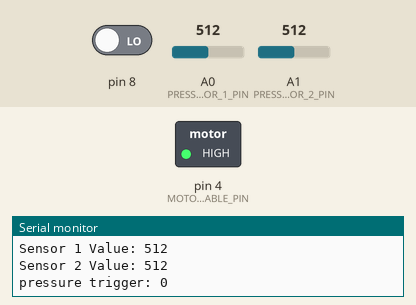
Bench run of a sketch on a simulated Arduino Uno, built with avr-gcc and run on an emulated ATmega328P. Parts: switched loads named in the sketch (green lamp = pin HIGH), the last lines printed to the serial monitor. Inputs (shaded band) come from the test bench; at power-on: A0 (PRESSURE_SENSOR_1_PIN) = 512, A1 (PRESSURE_SENSOR_2_PIN) = 512, pin 8 LOW.

Above: at 1.2 s.
1.3 s: A0 (PRESSURE_SENSOR_1_PIN) set to 636
4.3 s: A0 (PRESSURE_SENSOR_1_PIN) set to 659
At 5.2 s:
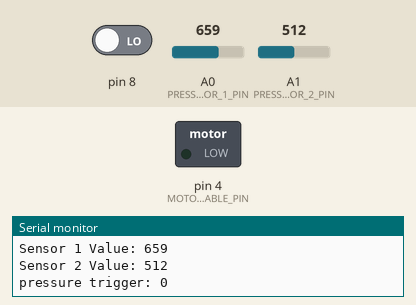
5.8 s: A1 (PRESSURE_SENSOR_2_PIN) set to 104
8.8 s: A1 (PRESSURE_SENSOR_2_PIN) set to 91
10.3 s: A0 (PRESSURE_SENSOR_1_PIN) set to 640
At 10.7 s:
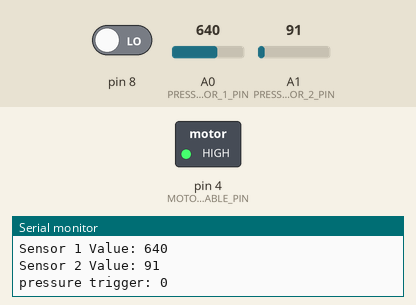
11.8 s: A0 (PRESSURE_SENSOR_1_PIN) set to 660
At 12.4 s:
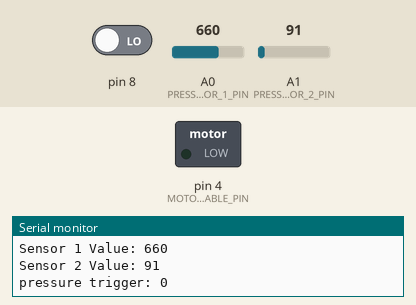
Timing chart, 0 to 14.8 s (numbered marks = the images above; inputs shaded):
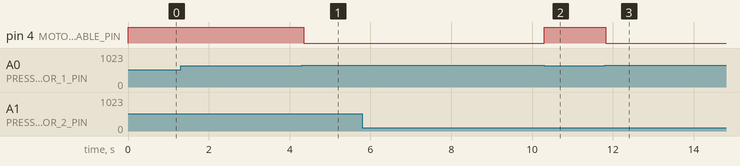

The sketch:

pressureplate_copy_20241117222848.ino
```cpp
#define PRESSURE_SENSOR_1_PIN A0
#define PRESSURE_SENSOR_2_PIN A1
#define MOTOR_ENABLE_PIN 4    // Pin controlling motor enable (adjust as needed)

const int threshold = 650;

void setup() {
  Serial.begin(9600);

  pinMode(MOTOR_ENABLE_PIN, OUTPUT);
  digitalWrite(MOTOR_ENABLE_PIN, LOW); // Initially enable motors

  // Other setup code for your motors and sensors
}

void loop() {
  int sensorValue1 = analogRead(PRESSURE_SENSOR_1_PIN);
  int sensorValue2 = analogRead(PRESSURE_SENSOR_2_PIN);

  Serial.print("Sensor 1 Value: ");
  Serial.println(sensorValue1);
  Serial.print("Sensor 2 Value: ");
  Serial.println(sensorValue2);

  if (sensorValue1 > threshold || sensorValue2 > threshold) {
    // Deactivate motors
    digitalWrite(MOTOR_ENABLE_PIN, LOW); // Assuming HIGH disables the motors
  } else {
    // Activate motors
    digitalWrite(MOTOR_ENABLE_PIN, HIGH);  // Assuming LOW enables the motors
  }
  Serial.print("pressure trigger: ");
  Serial.println(digitalRead(8));
  // Rest of your code (e.g., controlling steppers, reading other sensors)

  // Optional delay
  delay(100);
}
```

on_device_arduino_1.ino.cpp
```cpp
#include <Arduino.h>
#line 1 "/home/lucienfradet/Arduino/CART461_PEOPLE_WATCHING/arduino_code/on_device_arduino_1/on_device_arduino_1.ino"
#include <AccelStepper.h>
#include <MultiStepper.h>
#include <Wire.h>
#include <math.h>

#define MPU6050_I2C_ADDRESS 0x68

#define FREQ  30.0 // sample freq in Hz

// L298N Pins (Pitch Stepper)
const int PITCH_IN1 = 13;
const int PITCH_IN2 = 11;
const int PITCH_IN3 = 12;
const int PITCH_IN4 = 10;

// TB6600 Pins (Yaw Stepper)
const int YAW_PUL = 4;
const int YAW_DIR = 5;

AccelStepper stepperYaw(AccelStepper::DRIVER, YAW_PUL, YAW_DIR);
AccelStepper stepperTilt(AccelStepper::FULL4WIRE, PITCH_IN1, PITCH_IN2, PITCH_IN3, PITCH_IN4);

// Up to 10 steppers can be handled as a group by MultiStepper
MultiStepper steppers;

// global angle, gyro derived
double gSensitivity = 65.5; // for 500 deg/s, check data sheet
double gx = 0, gy = 0, gz = 0;
double gyrX = 0, gyrY = 0, gyrZ = 0;
int16_t accX = 0, accY = 0, accZ = 0;

double gyrXoffs = -281.00, gyrYoffs = 18.00, gyrZoffs = -83.00;

#line 34 "/home/lucienfradet/Arduino/CART461_PEOPLE_WATCHING/arduino_code/on_device_arduino_1/on_device_arduino_1.ino"
void setup();
#line 85 "/home/lucienfradet/Arduino/CART461_PEOPLE_WATCHING/arduino_code/on_device_arduino_1/on_device_arduino_1.ino"
void loop();
#line 172 "/home/lucienfradet/Arduino/CART461_PEOPLE_WATCHING/arduino_code/on_device_arduino_1/on_device_arduino_1.ino"
void calibrate();
#line 195 "/home/lucienfradet/Arduino/CART461_PEOPLE_WATCHING/arduino_code/on_device_arduino_1/on_device_arduino_1.ino"
void read_sensor_data();
#line 216 "/home/lucienfradet/Arduino/CART461_PEOPLE_WATCHING/arduino_code/on_device_arduino_1/on_device_arduino_1.ino"
int i2c_read(int addr, int start, uint8_t *buffer, int size);
#line 243 "/home/lucienfradet/Arduino/CART461_PEOPLE_WATCHING/arduino_code/on_device_arduino_1/on_device_arduino_1.ino"
int i2c_write(int addr, int start, const uint8_t *pData, int size);
#line 264 "/home/lucienfradet/Arduino/CART461_PEOPLE_WATCHING/arduino_code/on_device_arduino_1/on_device_arduino_1.ino"
int i2c_write_reg(int addr, int reg, uint8_t data);
#line 34 "/home/lucienfradet/Arduino/CART461_PEOPLE_WATCHING/arduino_code/on_device_arduino_1/on_device_arduino_1.ino"
void setup() {
  Serial.begin(9600);

  int error;
  uint8_t c;
  uint8_t sample_div;

  Wire.begin();

  // PWR_MGMT_1:
  // wake up
  i2c_write_reg (MPU6050_I2C_ADDRESS, 0x6b, 0x00);

  // CONFIG:
  // Low pass filter samples, 1khz sample rate
  i2c_write_reg (MPU6050_I2C_ADDRESS, 0x1a, 0x01);

  // GYRO_CONFIG:
  // 500 deg/s, FS_SEL=1
  // This means 65.5 LSBs/deg/s
  i2c_write_reg(MPU6050_I2C_ADDRESS, 0x1b, 0x08);

  // CONFIG:
  // set sample rate
  // sample rate FREQ = Gyro sample rate / (sample_div + 1)
  // 1kHz / (div + 1) = FREQ
  // reg_value = 1khz/FREQ - 1
  sample_div = 1000 / FREQ - 1;
  i2c_write_reg (MPU6050_I2C_ADDRESS, 0x19, sample_div);


//  Serial.write("Calibrating...");
  digitalWrite(13, HIGH);
  calibrate();
  digitalWrite(13, LOW);

  // Configure stepper parameters
  stepperTilt.setMaxSpeed(100);
  stepperTilt.setAcceleration(100);

  stepperYaw.setMaxSpeed(1000);
  stepperYaw.setAcceleration(100);

  // Add steppers to MultiStepper manager
  steppers.addStepper(stepperYaw);
  steppers.addStepper(stepperTilt);
}

unsigned long lastUpdateTime = 0; // Track the last time the MPU was checked
const unsigned long interval = 2000; // 2-second interval

void loop() {
  if (Serial.available() > 0) {
    String input = Serial.readStringUntil('\n');
    input.trim();  // Remove any extra spaces or newline characters

    // Split the input by commas and parse y, z values
    int commaIndex1 = input.indexOf(',');
    int commaIndex2 = input.lastIndexOf(',');

    if (commaIndex1 != -1 && commaIndex2 != -1 && commaIndex1 != commaIndex2) {
      String yString = input.substring(commaIndex1 + 1, commaIndex2);
      String zString = input.substring(commaIndex2 + 1);

      int yValue = yString.toInt();
      int zValue = zString.toInt();

      // Move steppers to new positions based on y and z values
      long positions[2];
      //deg * 200 steps full rotation / 360 degs
      positions[0] = zValue * 200 / 360;  // z for yaw
      yValue = constrain(yValue, -45, 45);     // Clamp yValue to -45 to 45
      positions[1] = yValue;  // y for tilt


      steppers.moveTo(positions);
      steppers.runSpeedToPosition(); // Blocks until all steppers are in position

      unsigned long currentTime = millis();
      // Check MPU every 2 seconds
      if (currentTime - lastUpdateTime >= interval) {
        lastUpdateTime = currentTime;
        int error;
        double dT;
        double ax, ay, az;
        unsigned long start_time, end_time;

        start_time = millis();

        read_sensor_data();

        // angles based on accelerometer
        ay = atan2(accX, sqrt( pow(accY, 2) + pow(accZ, 2))) * 180 / M_PI;
        ax = atan2(accY, sqrt( pow(accX, 2) + pow(accZ, 2))) * 180 / M_PI;

        // angles based on gyro (deg/s)
        // gx = gx + gyrX / FREQ;
        // gy = gy - gyrY / FREQ;
        gz = gz + gyrZ / FREQ;

        // complementary filter
        // tau = DT*(A)/(1-A)
        // = 0.48sec
        // gx = gx * 0.96 + ax * 0.04;
        // gy = gy * 0.96 + ay * 0.04;
        Serial.println(gz);

        float zDelta = 0;
        if (zValue > 0 && gz > 0 || zValue < 0 && gz < 0) {
          zDelta = zValue - gz;
        }
        else {
          zDelta = abs(zValue) + abs(gz);
          if (zValue < 0) {
            zDelta *= -1;
          }
        }

        if (zDelta > 10) {
          positions[0] = zDelta * 200 / 360;  // z for yaw
          yValue = constrain(yValue, -45, 45);     // Clamp yValue to -45 to 45
          positions[1] = yValue;  // y for tilt


          steppers.moveTo(positions);
          steppers.runSpeedToPosition(); // Blocks until all steppers are in position
        }

        end_time = millis();

        // remaining time to complete sample time
        delay(((1/FREQ) * 1000) - (end_time - start_time));
        //Serial.println(end_time - start_time);
      }
    }
  }
}

void calibrate(){

  int x;
  long xSum = 0, ySum = 0, zSum = 0;
  uint8_t i2cData[6];
  int num = 500;
  uint8_t error;

  for (x = 0; x < num; x++){

    error = i2c_read(MPU6050_I2C_ADDRESS, 0x43, i2cData, 6);
    if(error!=0)
    return;

    xSum += ((i2cData[0] << 8) | i2cData[1]);
    ySum += ((i2cData[2] << 8) | i2cData[3]);
    zSum += ((i2cData[4] << 8) | i2cData[5]);
  }
  gyrXoffs = xSum / num;
  gyrYoffs = ySum / num;
  gyrZoffs = zSum / num;
}

void read_sensor_data(){
 uint8_t i2cData[14];
 uint8_t error;
 // read imu data
 error = i2c_read(MPU6050_I2C_ADDRESS, 0x3b, i2cData, 14);
 if(error!=0)
 return;

 // assemble 16 bit sensor data
 accX = ((i2cData[0] << 8) | i2cData[1]);
 accY = ((i2cData[2] << 8) | i2cData[3]);
 accZ = ((i2cData[4] << 8) | i2cData[5]);

 gyrX = (((i2cData[8] << 8) | i2cData[9]) - gyrXoffs) / gSensitivity;
 gyrY = (((i2cData[10] << 8) | i2cData[11]) - gyrYoffs) / gSensitivity;
 gyrZ = (((i2cData[12] << 8) | i2cData[13]) - gyrZoffs) / gSensitivity;

}

// ---- I2C routines

int i2c_read(int addr, int start, uint8_t *buffer, int size)
{
  int i, n, error;

  Wire.beginTransmission(addr);
  n = Wire.write(start);
  if (n != 1)
  return (-10);

  n = Wire.endTransmission(false);    // hold the I2C-bus
  if (n != 0)
  return (n);

  // Third parameter is true: relase I2C-bus after data is read.
  Wire.requestFrom(addr, size, true);
  i = 0;
  while(Wire.available() && i<size)
  {
    buffer[i++]=Wire.read();
  }
  if ( i != size)
  return (-11);

  return (0);  // return : no error
}


int i2c_write(int addr, int start, const uint8_t *pData, int size)
{
  int n, error;

  Wire.beginTransmission(addr);
  n = Wire.write(start);        // write the start address
  if (n != 1)
  return (-20);

  n = Wire.write(pData, size);  // write data bytes
  if (n != size)
  return (-21);

  error = Wire.endTransmission(true); // release the I2C-bus
  if (error != 0)
  return (error);

  return (0);         // return : no error
}


int i2c_write_reg(int addr, int reg, uint8_t data)
{
  int error;

  error = i2c_write(addr, reg, &data, 1);
  return (error);
}
```

Measured:
- the behaviour switches between 650 and 651 on A0 (PRESSURE_SENSOR_1_PIN) (found by bisection; images 0 and 1)
- after the input at 4.3 s, pin 4 (MOTOR_ENABLE_PIN): HIGH → LOW after 0.05 s
- after the input at 10.3 s, pin 4 (MOTOR_ENABLE_PIN): LOW → HIGH at once
- after the input at 11.8 s, pin 4 (MOTOR_ENABLE_PIN): HIGH → LOW at once
